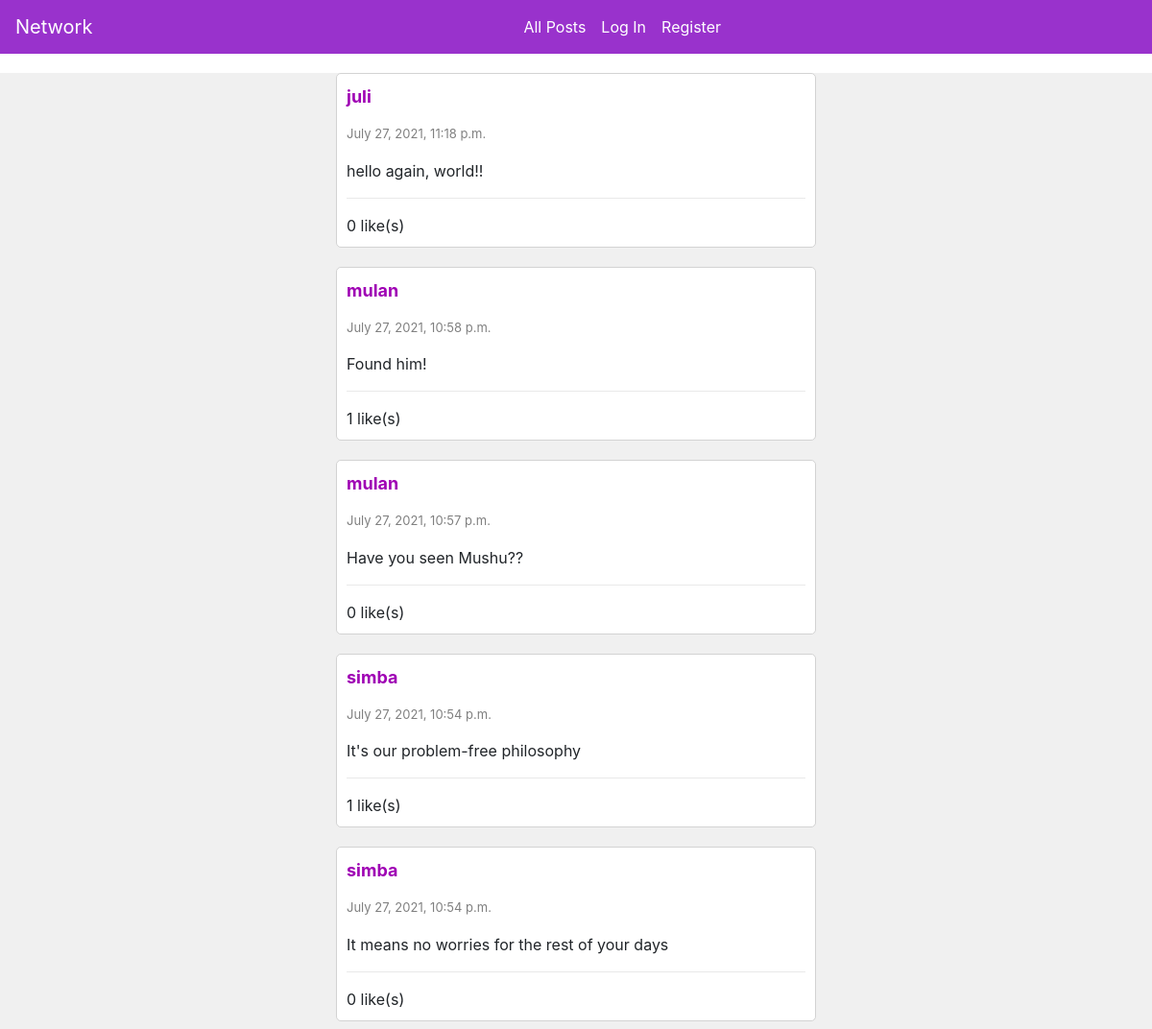
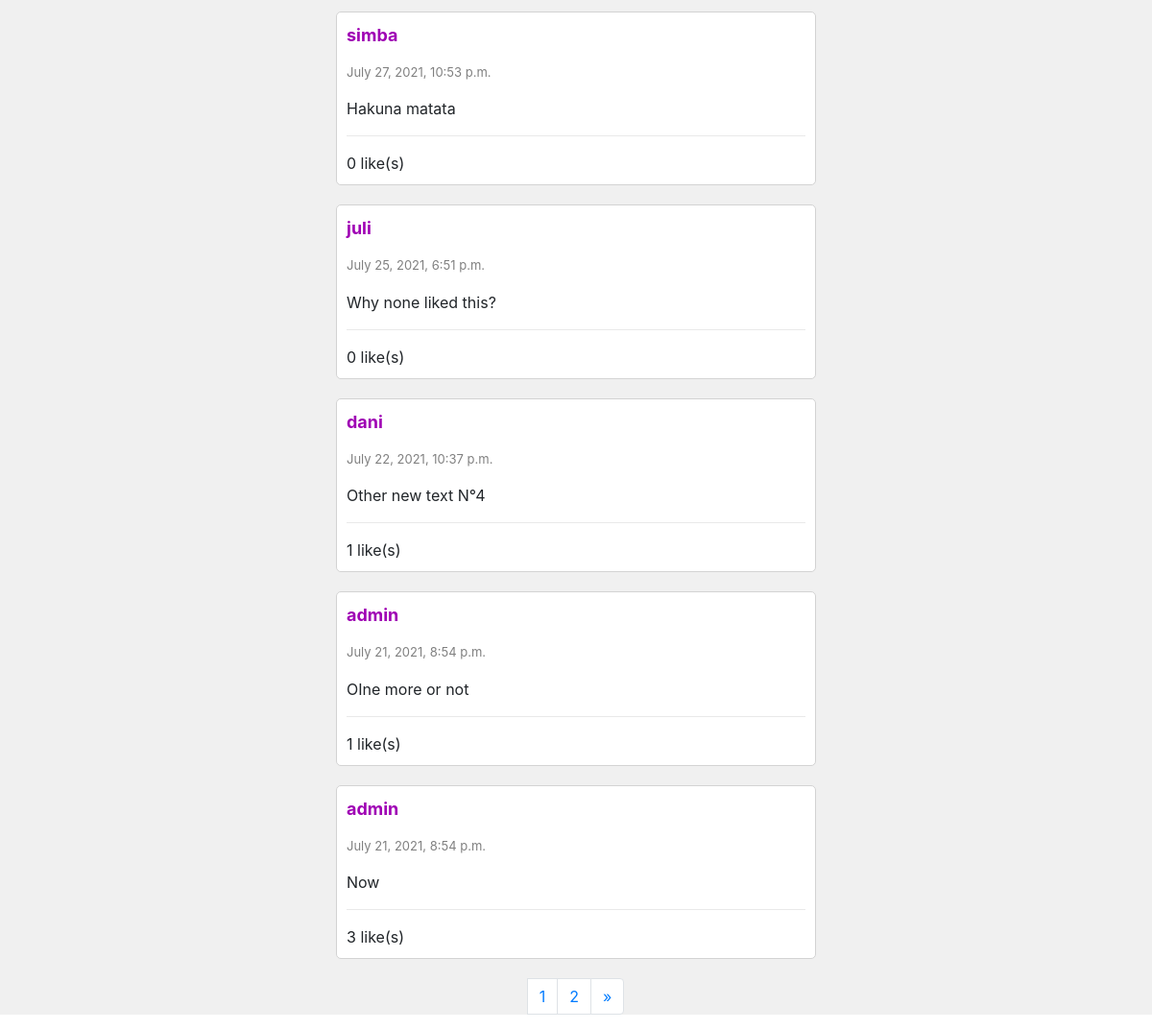
The page / on the database its author committed (2 pictures, top to bottom).
### network/models.py (models this page shows, shortened)
class Post(models.Model):
    user= models.ForeignKey("User", on_delete=models.CASCADE, related_name="posts")
    content= models.TextField(blank=True)
    timestamp = models.DateTimeField(auto_now_add=True)
    likes= models.IntegerField(default=0)

class User(AbstractUser):
    pass

### network/views.py (the view)
# urls.py: path("", views.index, name="index"),
def index(request):
    posts= Post.objects.all()
    posts= posts.order_by("-timestamp").all()
    if request.user != AnonymousUser():
        try:
            liked = Like.objects.filter(user=request.user)
            liked_posts= []
            for post in liked:
                liked_post= post.post
                liked_posts.append(liked_post)
        except Like.DoesNotExist:
            liked_posts=[]
    else:
        liked_posts=[]
    paginator= Paginator(posts, 10)
    page_number= request.GET.get('page')
    page_obj= paginator.get_page(page_number)
    return render(request, "network/index.html", {"page_obj": page_obj, "liked_posts": liked_posts})

### network/templates/network/index.html (shortened to what this page needs)
{% extends "network/layout.html" %}
{% load static %}
{% block body %}
    <div id="posts-view">
        {% for post in page_obj %}
        <div class="post-container" id="post-{{post.id}}">
            <p name="username" id="username"><a href="{%url 'profile' post.user %}" class="username"><b>{{post.user}}</b></a></p>
            <p class="timestamp">{{post.timestamp}}</p>
            <p class="content" id="post-content-{{post.id}}">{{post.content}}</p>
            <hr class="solid">
                <p class="likecount" id="like-count-{{post.id}}" style="display: inline;">{{post.likes}} like(s)</p>
        </div>
        {% endfor %}
    </div>
    <div class="text-center">
    <nav aria-label="Page navigation example">
        <ul class="pagination">
          <li class="page-item">
          <li class="page-item"><a class="page-link" href="?page={{ page_obj.number }}">{{ page_obj.number }}</a></li>
          {% if page_obj.has_next %}
          <li class="page-item"><a class="page-link" href="?page={{ page_obj.next_page_number }}">{{ page_obj.next_page_number }}</a></li>
          <li class="page-item">
            <a class="page-link" href="?page={{ page_obj.next_page_number }}" aria-label="Next">
              <span aria-hidden="true">&raquo;</span>
            </a>
            {% endif %}
          </li>
        </ul>
      </nav>
    </div>
{% endblock %}

### network/templates/network/layout.html (shortened to what this page needs)
{% load static %}
<!DOCTYPE html>
<html lang="en">
    <head>
        <link rel="stylesheet" href="https://stackpath.bootstrapcdn.com/bootstrap/4.4.1/css/bootstrap.min.css">
        <link href="{% static 'network/styles.css' %}" rel="stylesheet">
    </head>
    <body>
        <div id="navbar" >
        <nav class="navbar navbar-expand-lg flex-sm-nowrap flex-wrap" id="navbar" style="background-color: darkorchid; margin-bottom: 0px;">
            <a class="navbar-brand" href="#" style="color: white;">Network</a>
            <div class="navbar-collapse collapse flex-grow-1 justify-content-center">
              <ul class="navbar-nav mx-auto">
                <li class="nav-item">
                  <a class="nav-link" href="{% url 'index' %}" style="color: white;">All Posts</a>
                </li>
                {% if user.is_authenticated %}
                    <li class="nav-item">
                        <a class="nav-link" href="{% url 'following' %}" style="color: white;">Following</a>
                    </li>
                    <li class="nav-item">
                        <a class="nav-link" href="{% url 'logout' %}" style="color: white;">Log Out</a>
                    </li>
                {% else %}
                    <li class="nav-item">
                        <a class="nav-link" href="{% url 'login' %}" style="color: white;">Log In</a>
                    </li>
                    <li class="nav-item">
                        <a class="nav-link" href="{% url 'register' %}" style="color: white;">Register</a>
                    </li>
                {% endif %}
              </ul>
            </div>
          </nav>
        </div>
        <div class="body">
            {% block body %}
            {% endblock %}
        </div>
    </body>
</html>

### network/static/network/styles.css (style rules this page uses)
.post-container { background-color: white; border-style: solid; border-color: lightgray; border-width: 1px; padding: 10px; margin-left: auto; margin-right: auto; margin-top: 20px; margin-bottom: 20px; border-radius: 5px; width: 500px; overflow:hidden; }
.timestamp { color: gray; font-size: small; }
.username { color:rgb(159, 0, 180); font-size:large; }
.body { background-color: rgb(240, 240, 240); margin-top: 0px; padding-top: 0px; }
.solid { border-top: 1px solid rgb(233, 233, 233); }
ul li { display: inline-block; }
.pagination { display: flex; justify-content: center; }

### rows shown on the page
Post: user "juli", timestamp "July 27, 2021, 11:18 p.m.", content "hello again, world!!", likes "0"
Post: user "mulan", timestamp "July 27, 2021, 10:58 p.m.", content "Found him!", likes "1"
Post: user "mulan", timestamp "July 27, 2021, 10:57 p.m.", content "Have you seen Mushu??", likes "0"
Post: user "simba", timestamp "July 27, 2021, 10:54 p.m.", content "It's our problem-free philosophy", likes "1"
Post: user "simba", timestamp "July 27, 2021, 10:54 p.m.", content "It means no worries for the rest of your days", likes "0"
Post: user "simba", timestamp "July 27, 2021, 10:53 p.m.", content "Hakuna matata", likes "0"
Post: user "juli", timestamp "July 25, 2021, 6:51 p.m.", content "Why none liked this?", likes "0"
Post: user "dani", timestamp "July 22, 2021, 10:37 p.m.", content "Other new text N°4", likes "1"
Post: user "admin", timestamp "July 21, 2021, 8:54 p.m.", content "OIne more or not", likes "1"
Post: user "admin", timestamp "July 21, 2021, 8:54 p.m.", content "Now", likes "3"

### other values the page prints
{{ page_obj.number }} "1"
{{ page_obj.next_page_number }} "2"
